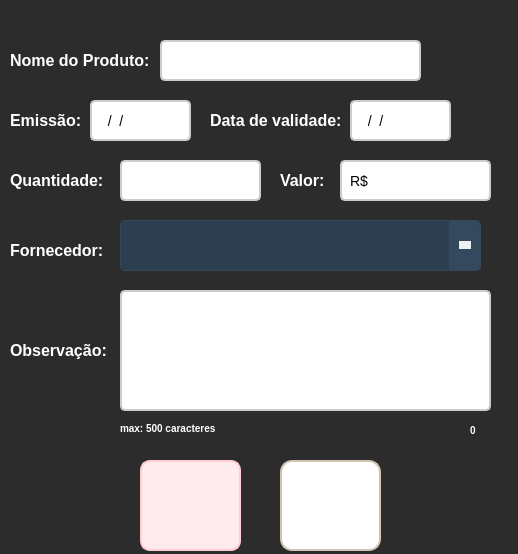
<?xml version="1.0" encoding="UTF-8"?>
<ui version="4.0">
 <class>frm_DadosProdutos</class>
 <widget class="QWidget" name="frm_DadosProdutos">
  <property name="geometry">
   <rect>
    <x>0</x>
    <y>0</y>
    <width>518</width>
    <height>554</height>
   </rect>
  </property>
  <property name="windowTitle">
   <string>Form</string>
  </property>
  <property name="styleSheet">
   <string notr="true">QWidget {
    background-color: #2c2c2c;
}</string>
  </property>
  <widget class="QLabel" name="lbl_nome">
   <property name="geometry">
    <rect>
     <x>10</x>
     <y>50</y>
     <width>141</width>
     <height>21</height>
    </rect>
   </property>
   <property name="styleSheet">
    <string notr="true">QLabel {
    font-size: 16px;
    color: #FFFFFF;
    font-weight: bold;
    text-shadow: 1px 1px 2px rgba(0, 0, 0, 0.4);
}
</string>
   </property>
   <property name="text">
    <string>Nome do Produto:</string>
   </property>
  </widget>
  <widget class="QLineEdit" name="txt_nome">
   <property name="geometry">
    <rect>
     <x>160</x>
     <y>40</y>
     <width>261</width>
     <height>41</height>
    </rect>
   </property>
   <property name="styleSheet">
    <string notr="true">QLineEdit {
    border: 2px solid #cccccc; 
    border-radius: 5px; 
    padding: 6px; 
    font-size: 14px; 
    background-color: #ffffff;
    transition: all 0.3s ease;
	color: #000000;
}

QLineEdit:hover {
    border: 2px solid #3f51b5; 
    background-color: #f5f5f5; 
}
</string>
   </property>
  </widget>
  <widget class="QLabel" name="lbl_qtd">
   <property name="geometry">
    <rect>
     <x>10</x>
     <y>170</y>
     <width>101</width>
     <height>20</height>
    </rect>
   </property>
   <property name="styleSheet">
    <string notr="true">QLabel {
    font-size: 16px;
    color: #FFFFFF;
    font-weight: bold;
    text-shadow: 1px 1px 2px rgba(0, 0, 0, 0.4);
}
</string>
   </property>
   <property name="text">
    <string>Quantidade:</string>
   </property>
  </widget>
  <widget class="QLabel" name="lbl_Valor">
   <property name="geometry">
    <rect>
     <x>280</x>
     <y>170</y>
     <width>51</width>
     <height>21</height>
    </rect>
   </property>
   <property name="styleSheet">
    <string notr="true">QLabel {
    font-size: 16px;
    color: #FFFFFF;
    font-weight: bold;
    text-shadow: 1px 1px 2px rgba(0, 0, 0, 0.4);
}
</string>
   </property>
   <property name="text">
    <string>Valor:</string>
   </property>
  </widget>
  <widget class="QPushButton" name="btn_cancelar">
   <property name="geometry">
    <rect>
     <x>140</x>
     <y>460</y>
     <width>101</width>
     <height>91</height>
    </rect>
   </property>
   <property name="autoFillBackground">
    <bool>false</bool>
   </property>
   <property name="styleSheet">
    <string notr="true">QPushButton {
    background-color: #ffebee; 
    border: 2px solid #ffcdd2;
    border-radius: 10px;
    color: #b71c1c; 
    font-size: 14px;
    font-weight: bold;
    padding: 10px 16px;
    background-image:url(:/icon_voltar/voltar.png);
    background-repeat: no-repeat;
    background-position: center;
    padding-left: 40px;
    transition: all 0.3s ease;
}

QPushButton:hover {
    background-color: #ffcdd2;
    border-color: #e57373;
    color: #d32f2f; 
}

QPushButton:pressed {
    background-color: #e57373;
    border-color: #b71c1c;
    padding-left: 44px;
    padding-top: 2px;
}</string>
   </property>
   <property name="text">
    <string/>
   </property>
  </widget>
  <widget class="QLineEdit" name="txt_qtd">
   <property name="geometry">
    <rect>
     <x>120</x>
     <y>160</y>
     <width>141</width>
     <height>41</height>
    </rect>
   </property>
   <property name="styleSheet">
    <string notr="true">QLineEdit {
    border: 2px solid #cccccc; 
    border-radius: 5px; 
    padding: 6px; 
    font-size: 14px; 
    background-color: #ffffff;
    transition: all 0.3s ease;
	color: #000000;
}

QLineEdit:hover {
    border: 2px solid #3f51b5; 
    background-color: #f5f5f5; 
}
</string>
   </property>
   <property name="text">
    <string/>
   </property>
  </widget>
  <widget class="QLineEdit" name="txt_valor">
   <property name="geometry">
    <rect>
     <x>340</x>
     <y>160</y>
     <width>151</width>
     <height>41</height>
    </rect>
   </property>
   <property name="styleSheet">
    <string notr="true">QLineEdit {
    border: 2px solid #cccccc; 
    border-radius: 5px; 
    padding: 6px; 
    font-size: 14px; 
    background-color: #ffffff;
    transition: all 0.3s ease;
	color: #000000;
}

QLineEdit:hover {
    border: 2px solid #3f51b5; 
    background-color: #f5f5f5; 
}
</string>
   </property>
   <property name="inputMask">
    <string>R$</string>
   </property>
  </widget>
  <widget class="QLabel" name="lbl_Fornecedor">
   <property name="geometry">
    <rect>
     <x>10</x>
     <y>240</y>
     <width>101</width>
     <height>20</height>
    </rect>
   </property>
   <property name="styleSheet">
    <string notr="true">QLabel {
    font-size: 16px;
    color: #FFFFFF;
    font-weight: bold;
    text-shadow: 1px 1px 2px rgba(0, 0, 0, 0.4);
}
</string>
   </property>
   <property name="text">
    <string>Fornecedor:</string>
   </property>
  </widget>
  <widget class="QLabel" name="lbl_obs">
   <property name="geometry">
    <rect>
     <x>10</x>
     <y>340</y>
     <width>101</width>
     <height>20</height>
    </rect>
   </property>
   <property name="styleSheet">
    <string notr="true">QLabel {
    font-size: 16px;
    color: #FFFFFF;
    font-weight: bold;
    text-shadow: 1px 1px 2px rgba(0, 0, 0, 0.4);
}
</string>
   </property>
   <property name="text">
    <string>Observação:</string>
   </property>
  </widget>
  <widget class="QPushButton" name="btn_cadastrar">
   <property name="geometry">
    <rect>
     <x>280</x>
     <y>460</y>
     <width>101</width>
     <height>91</height>
    </rect>
   </property>
   <property name="styleSheet">
    <string notr="true">QPushButton {
    background-color: #ffffff;
    border: 2px solid #d1c4b2;
    border-radius: 12px;
    color: #5a5a5a;
    font-size: 14px;
    font-weight: bold;
    padding: 10px 16px;
    background-image:url(:/icon_add/add.png); 
    background-repeat: no-repeat;
    background-position: center;
    transition: all 0.3s ease;
}

QPushButton:hover {
    background-color: #f2ebe0;
    border-color: #c4b49e;
}

QPushButton:pressed {
    background-color: #e8dfcf; 
    border-color: #b39b8d; 
    padding-left: 12px; 
    padding-top: 4px;
}</string>
   </property>
   <property name="text">
    <string/>
   </property>
  </widget>
  <widget class="QComboBox" name="comboBox">
   <property name="geometry">
    <rect>
     <x>120</x>
     <y>220</y>
     <width>361</width>
     <height>51</height>
    </rect>
   </property>
   <property name="styleSheet">
    <string notr="true">QComboBox {
    background-color: #2c3e50;
    color: #ecf0f1;
    border: 1px solid #34495e;
    border-radius: 5px;
    padding: 5px;
    font-size: 14px;
    min-width: 100px;
}

QComboBox::drop-down {
    subcontrol-origin: padding;
    subcontrol-position: center right;
    width: 30px;
    border-left: 1px solid #34495e;
    background-color: #34495e;
    border-top-right-radius: 5px;
    border-bottom-right-radius: 5px;
}

QComboBox::down-arrow {
    width: 0px;
    height: 0px;
    border-left: 6px solid transparent;
    border-right: 6px solid transparent;
    border-top: 8px solid #ecf0f1;
    margin: 4px;
}

QComboBox QAbstractItemView {
    background-color: #34495e;
    color: #ecf0f1;
    selection-background-color: #1abc9c;
    selection-color: #ffffff;
    border: 1px solid #34495e;
    border-radius: 5px;
    outline: none;
    min-width: 100px;
}

QComboBox QAbstractItemView::item {
    padding: 10px;
    font-size: 14px;
}

QComboBox QAbstractItemView::item:selected {
    background-color: #1abc9c;
}

QComboBox QAbstractItemView::item:hover {
    background-color: #16a085;
}

/* Barra de rolagem vertical personalizada */
QScrollBar:vertical {
    border: none;
    background: #2c3e50;
    width: 10px;
    border-radius: 5px;
}

QScrollBar::handle:vertical {
    background: #1abc9c;
    border-radius: 5px;
}

QScrollBar::handle:vertical:hover {
    background: #16a085;
}

QScrollBar::add-line:vertical, QScrollBar::sub-line:vertical {
    background: none;
    border: none;
}

QScrollBar::up-arrow:vertical, QScrollBar::down-arrow:vertical {
    border: none;
    background: none;
}

/* Barra de rolagem horizontal personalizada */
QScrollBar:horizontal {
    border: none;
    background: #2c3e50;
    height: 10px;
    border-radius: 5px;
}

QScrollBar::handle:horizontal {
    background: #1abc9c;
    border-radius: 5px;
}

QScrollBar::handle:horizontal:hover {
    background: #16a085;
}

QScrollBar::add-line:horizontal, QScrollBar::sub-line:horizontal {
    background: none;
    border: none;
}

QScrollBar::left-arrow:horizontal, QScrollBar::right-arrow:horizontal {
    border: none;
    background: none;
}
</string>
   </property>
  </widget>
  <widget class="QTextEdit" name="textEdit">
   <property name="geometry">
    <rect>
     <x>120</x>
     <y>290</y>
     <width>371</width>
     <height>121</height>
    </rect>
   </property>
   <property name="styleSheet">
    <string notr="true">QTextEdit {
    border: 2px solid #cccccc; 
    border-radius: 5px; 
    padding: 6px; 
    font-size: 16px; /* Fonte maior */
    background-color: #ffffff;
    color: #000000;
    transition: all 0.3s ease;
    text-align: left; /* Alinha o texto à esquerda */
    vertical-align: top; /* Escreve do topo */
}

QTextEdit:hover {
    border: 2px solid #3f51b5; 
    background-color: #f5f5f5; 
}</string>
   </property>
  </widget>
  <widget class="QLabel" name="lbl_maxCarac">
   <property name="geometry">
    <rect>
     <x>120</x>
     <y>420</y>
     <width>101</width>
     <height>16</height>
    </rect>
   </property>
   <property name="styleSheet">
    <string notr="true">QLabel {
    font-size: 10px;
    color: #FFFFFF;
    font-weight: bold;
    text-shadow: 1px 1px 2px rgba(0, 0, 0, 0.4);
}
</string>
   </property>
   <property name="text">
    <string>max: 500 caracteres</string>
   </property>
  </widget>
  <widget class="QLineEdit" name="txt_nome_2">
   <property name="geometry">
    <rect>
     <x>90</x>
     <y>100</y>
     <width>101</width>
     <height>41</height>
    </rect>
   </property>
   <property name="styleSheet">
    <string notr="true">QLineEdit {
    border: 2px solid #cccccc; 
    border-radius: 5px; 
    padding: 6px; 
    font-size: 14px; 
    background-color: #ffffff;
    transition: all 0.3s ease;
	color: #000000;
}

QLineEdit:hover {
    border: 2px solid #3f51b5; 
    background-color: #f5f5f5; 
}
</string>
   </property>
   <property name="inputMask">
    <string>00/00/0000</string>
   </property>
   <property name="text">
    <string>//</string>
   </property>
  </widget>
  <widget class="QLabel" name="lbl_nome_2">
   <property name="geometry">
    <rect>
     <x>10</x>
     <y>110</y>
     <width>71</width>
     <height>21</height>
    </rect>
   </property>
   <property name="styleSheet">
    <string notr="true">QLabel {
    font-size: 16px;
    color: #FFFFFF;
    font-weight: bold;
    text-shadow: 1px 1px 2px rgba(0, 0, 0, 0.4);
}
</string>
   </property>
   <property name="text">
    <string>Emissão:</string>
   </property>
  </widget>
  <widget class="QLabel" name="lbl_nome_3">
   <property name="geometry">
    <rect>
     <x>210</x>
     <y>110</y>
     <width>131</width>
     <height>21</height>
    </rect>
   </property>
   <property name="styleSheet">
    <string notr="true">QLabel {
    font-size: 16px;
    color: #FFFFFF;
    font-weight: bold;
    text-shadow: 1px 1px 2px rgba(0, 0, 0, 0.4);
}
</string>
   </property>
   <property name="text">
    <string>Data de validade:</string>
   </property>
  </widget>
  <widget class="QLineEdit" name="txt_nome_3">
   <property name="geometry">
    <rect>
     <x>350</x>
     <y>100</y>
     <width>101</width>
     <height>41</height>
    </rect>
   </property>
   <property name="styleSheet">
    <string notr="true">QLineEdit {
    border: 2px solid #cccccc; 
    border-radius: 5px; 
    padding: 6px; 
    font-size: 14px; 
    background-color: #ffffff;
    transition: all 0.3s ease;
	color: #000000;
}

QLineEdit:hover {
    border: 2px solid #3f51b5; 
    background-color: #f5f5f5; 
}
</string>
   </property>
   <property name="inputMask">
    <string>00/00/0000</string>
   </property>
   <property name="text">
    <string>//</string>
   </property>
  </widget>
  <widget class="QLabel" name="lbl_maxCarac_2">
   <property name="geometry">
    <rect>
     <x>470</x>
     <y>420</y>
     <width>21</width>
     <height>21</height>
    </rect>
   </property>
   <property name="styleSheet">
    <string notr="true">QLabel {
    font-size: 10px;
    color: #FFFFFF;
    font-weight: bold;
    text-shadow: 1px 1px 2px rgba(0, 0, 0, 0.4);
}
</string>
   </property>
   <property name="text">
    <string>0</string>
   </property>
  </widget>
 </widget>
 <resources>
  <include location="../Img/icon_voltar.qrc"/>
  <include location="../Img/icon_add.qrc"/>
 </resources>
 <connections/>
</ui>
